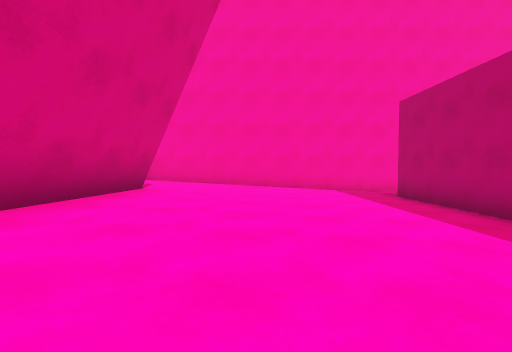
View 1 (above)

16 first-person views from a walk through a 3-D level made in the Unity game engine. The camera is 1.2 m above the floor, tilts 2° down and sees 90° across. The floor is counted in squares, 2 m on a side. Each view is taken from the middle of a square. On the plan, view 1 faces up. The plan holds only what a view shows up to about 9 squares ahead; the rest is blank. The place goes on beyond the plan.

View 2
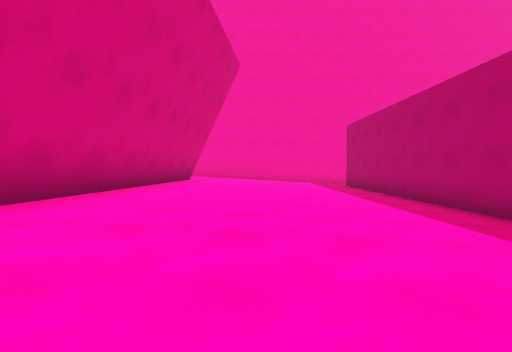

View 3
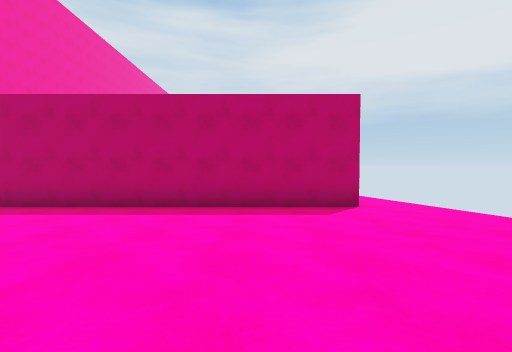

View 4
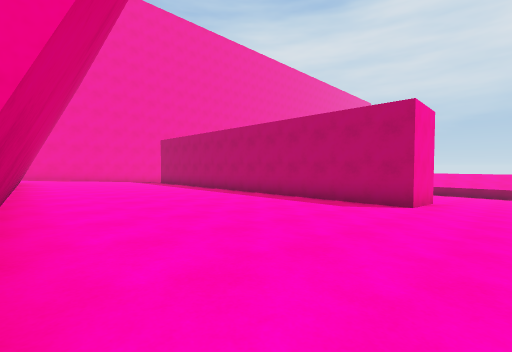

View 5
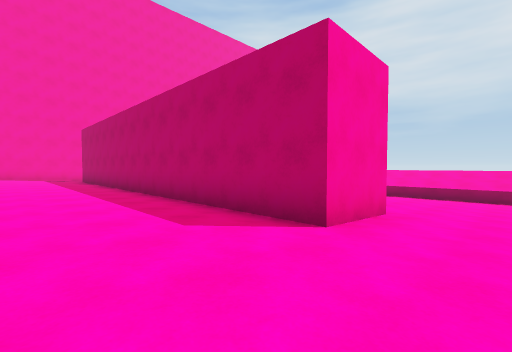

View 6
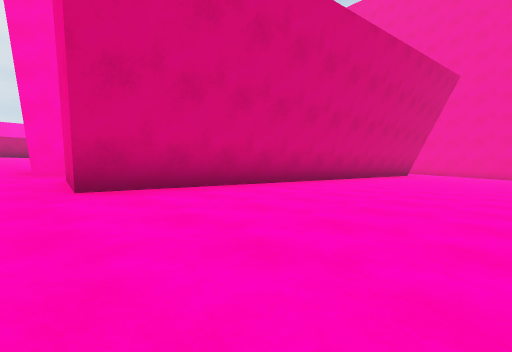

View 7
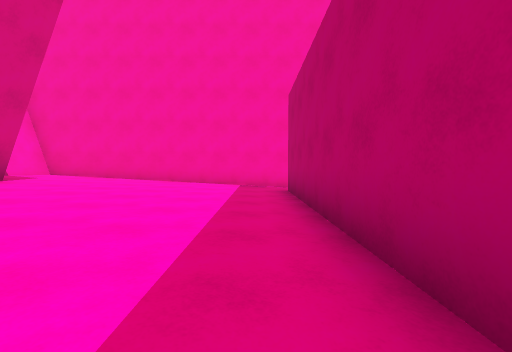

View 8
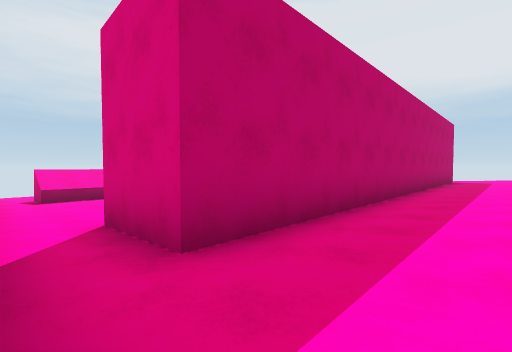

View 9
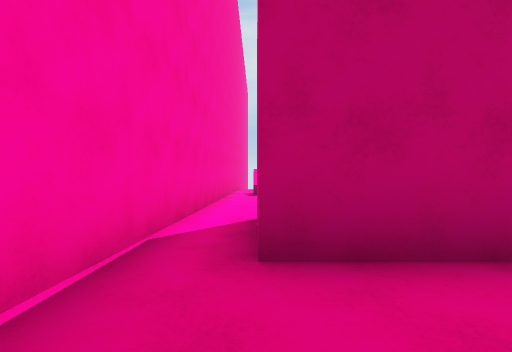

View 10
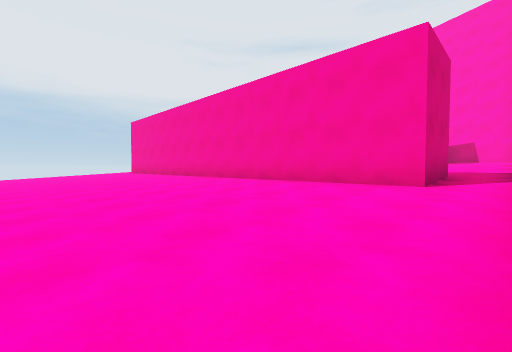

View 11
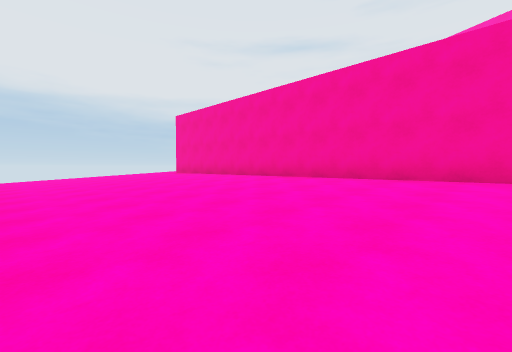

View 12
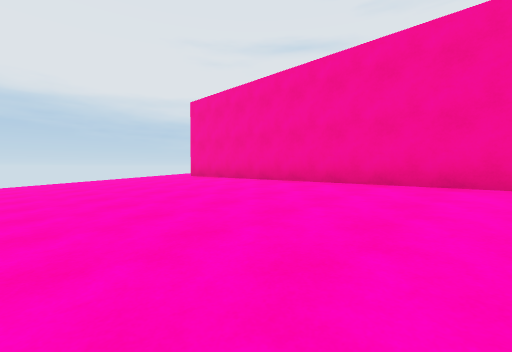

View 13
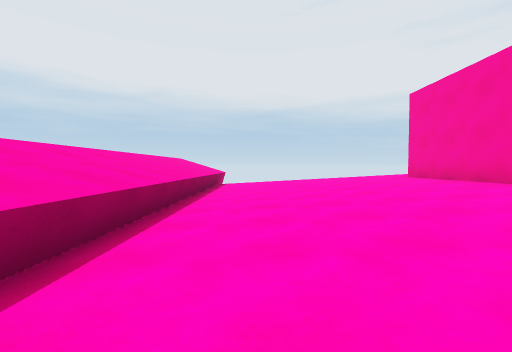

View 14
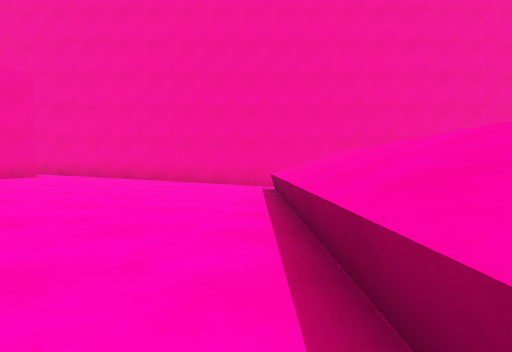

View 15
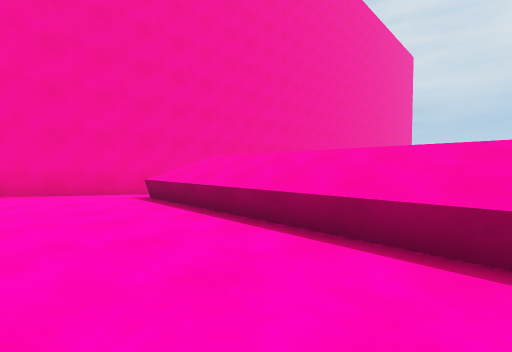

View 16
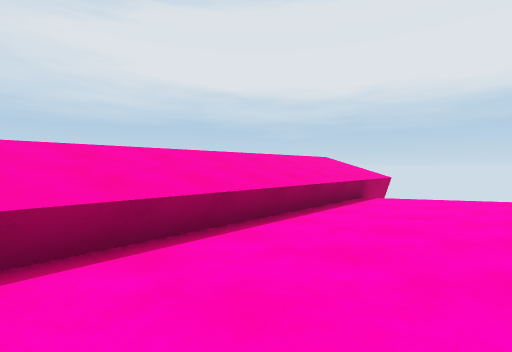

### Floor plan
Key: @ floor where view 1 was taken; # wall or solid block; . main floor; : floor 0.25 m higher than the main floor; - floor 0.25 m lower than the main floor; + floor 0.5 m higher than the main floor; _ floor 0.5 m lower than the main floor; * floor 0.75 m higher than the main floor; < floor 0.75 m lower than the main floor; ( floor 1 m lower than the main floor; ! floor 1.25 m lower than the main floor; ? floor 1.5 m lower than the main floor; ^ raised ledge.
Columns run from 8 left of view 1 to 14 right of it. Each row starts with its distance up from view 1.
  9     ###################
  8     #::...--___<<((!!??
  7     #::...--###<<((!!^#
  6      ::...--###<<((!!^
  5      #:...--###<<((!!^
  4      #:...--###<<((!!^
  3      #:...--###<<((!!^
  2      #:...--###<<((!!^
  1      #:...--###<<((!!^
  0      #:.@.--###<<((!!^
 -1      #:...--###<<((!!^
 -2      #:...--###<<((!!^
 -3      #:...--###<<((!!^
 -4      #:...--###<<((!!^
 -5      #:...--###<<((!!^
 -6      #:...--###<<((!!^
 -7  #####:...--___<<((!!^
 -8 **+++::...--___<<((!!^
 -9                      ^
-10                      ^

Where each view was taken, in squares from view 1:
view 1: 0 up, 0 right, facing up
view 2: 4 down, 0 right, facing up
view 3: 4 down, 2 left, facing right
view 4: 8 down, 3 left, facing up-right
view 5: 8 down, 1 right, facing up-right
view 6: 8 down, 1 right, facing up-left
view 7: 0 up, 3 right, facing up
view 8: 8 up, 2 right, facing down-right
view 9: 7 up, 2 right, facing right
view 10: 8 up, 11 right, facing down-left
view 11: 5 up, 12 right, facing down-left
view 12: 2 up, 11 right, facing down-left
view 13: 2 up, 11 right, facing down
view 14: 0 up, 12 right, facing up
view 15: 1 up, 10 right, facing up-right
view 16: 2 down, 10 right, facing down-right
